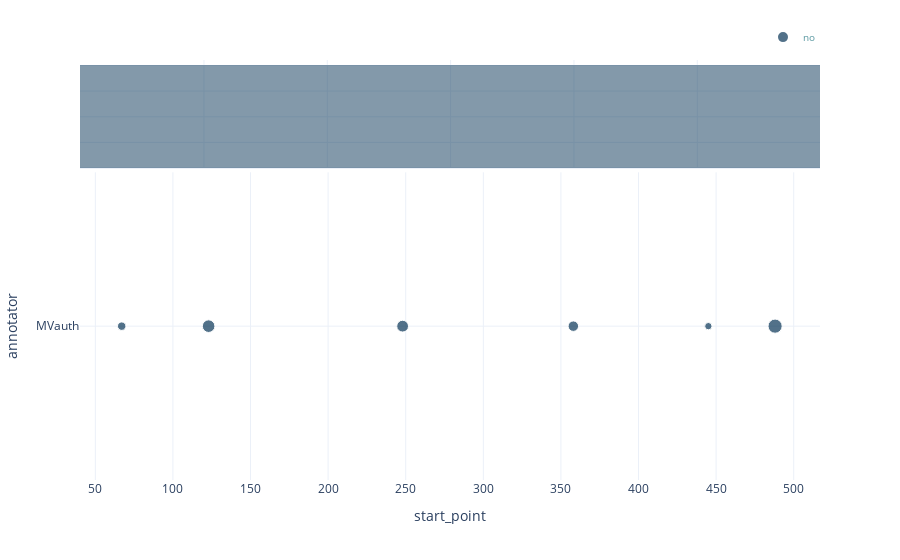

Notebook source saved alongside this figure:
### Code cell
my_project.ac_dict['ac_1'].plot_annotations(
    y_axis='annotator', color_prop='unpredictable')

### Figure 1 — Plotly figure (JSON) as saved in the notebook; plotly's stock layout.template omitted (floating-point values rounded to 4 significant figures)
{"data": [{"customdata": [["<I><br>Es war an einem Sonntagvormittag im schönsten Frühjahr.<br></I>", "no", ["no"], ["nan"], ["nan"]], ["<I><br>Georg Bendemann, ein junger Kaufmann, saß in seinem Privatzimmer im<br>ersten Stock eines der niedrigen, leichtgebauten Häuser<br></I>", "no", ["no"], ["nan"], ["nan"]], ["<I><br>die entlang des Flusses in einer langen Reihe, fast nur<br>in der Höhe und Färbung unterschieden, sich hinzogen<br></I>", "no", ["no"], ["nan"], ["nan"]], ["<I><br>Er hatte gerade einen Brief an einen sich im Ausland<br>befindenden Jugendfreund beendet<br></I>", "no", ["no"], ["yes"], ["yes"]], ["<I><br>verschloß ihn in spielerischer Langsamkeit<br></I>", "no", ["no"], ["no"], ["yes"]], ["<I><br>und sah dann, den Ellbogen auf den Schreibtisch gestützt, aus<br>dem Fenster auf den Fluß, die Brücke und die Anhöhen<br>am anderen Ufer mit ihrem schwachen Grün<br></I>", "no", ["yes"], ["no"], ["yes"]]], "hovertemplate": "prop:unpredictable=%{customdata[1]}<br>start_point=%{x}<br>annotator=%{y}<br>size=%{marker.size}<br>ANNOTATION=%{customdata[0]}<br>prop:mental=%{customdata[2]}<br>prop:persistent=%{customdata[3]}<br>prop:intentional=%{customdata[4]}<extra></extra>", "legendgroup": "no", "marker": {"color": "#093658", "opacity": 0.7, "size": [55, 123, 108, 85, 42, 155], "sizemode": "area", "sizeref": 1.55, "symbol": "circle"}, "mode": "markers", "name": "no", "orientation": "h", "showlegend": true, "type": "scatter", "x": [67, 123, 248, 358, 445, 488], "xaxis": "x", "y": ["MVauth", "MVauth", "MVauth", "MVauth", "MVauth", "MVauth"], "yaxis": "y"}, {"alignmentgroup": "True", "bingroup": "x", "hovertemplate": "prop:unpredictable=no<br>start_point=%{x}<br>count=%{y}<extra></extra>", "legendgroup": "no", "marker": {"color": "#093658"}, "name": "no", "offsetgroup": "no", "opacity": 0.5, "showlegend": false, "type": "histogram", "x": [67, 123, 248, 358, 445, 488], "xaxis": "x2", "yaxis": "y2"}], "layout": {"barmode": "overlay", "legend": {"font": {"color": "#5A98A1", "size": 10}, "itemsizing": "constant", "orientation": "h", "title": {}, "tracegroupgap": 0, "x": 1, "xanchor": "right", "y": 1.02, "yanchor": "bottom"}, "margin": {"t": 60}, "xaxis": {"anchor": "y", "domain": [0, 1], "title": {"text": "start_point"}}, "xaxis2": {"anchor": "y2", "domain": [0, 1], "showgrid": true, "showticklabels": false}, "yaxis": {"anchor": "x", "domain": [0, 0.7326], "title": {"text": "annotator"}}, "yaxis2": {"anchor": "x2", "domain": [0.7426, 1], "matches": "y2", "showgrid": true, "showline": false, "showticklabels": false, "ticks": ""}}}
